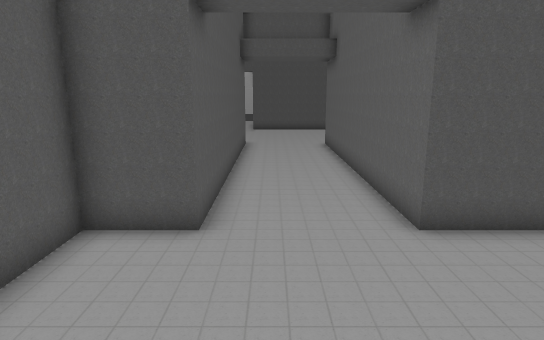
[1] (above)

16 first-person views from a walk through a scene from a Unity 3-D project. The camera is 1.3 m above the floor, tilts 12° down and sees 75° across. The floor is counted in squares, 0.5 m on a side. Each view is taken from the middle of a square. On the plan, view 1 faces up. The plan holds only what a view shows up to about 20 squares ahead; the rest is blank. The place goes on beyond the plan. The player character is not drawn. Some animated figures are not drawn. Door leaves are left out, so doorways stand open.

[2]
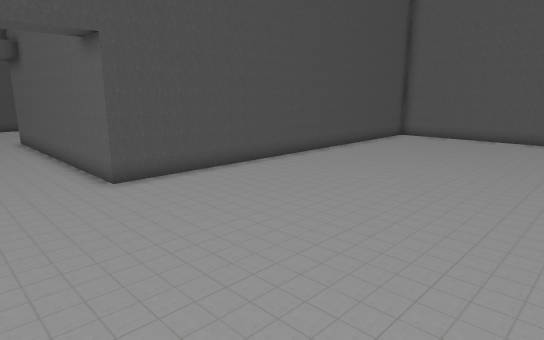

[3]
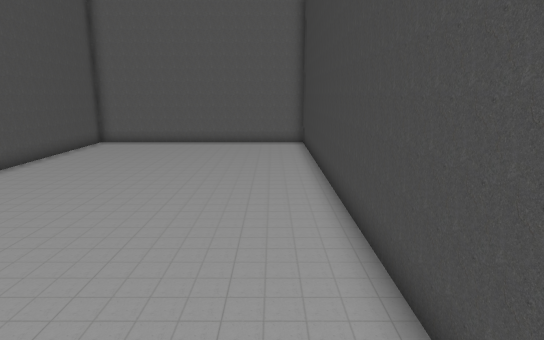

[4]
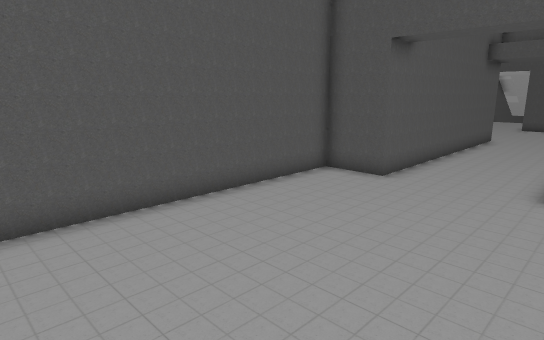

[5]
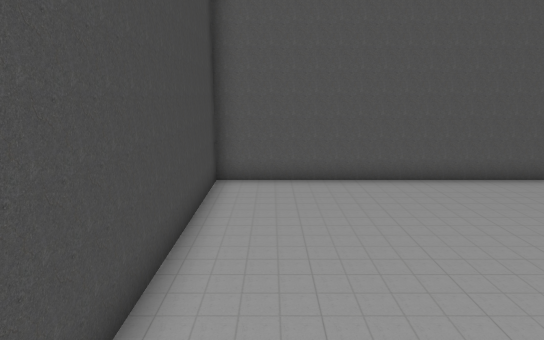

[6]
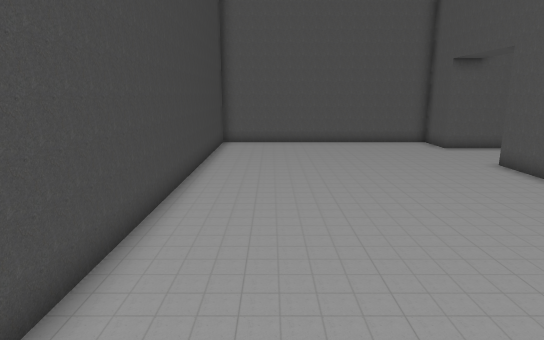

[7]
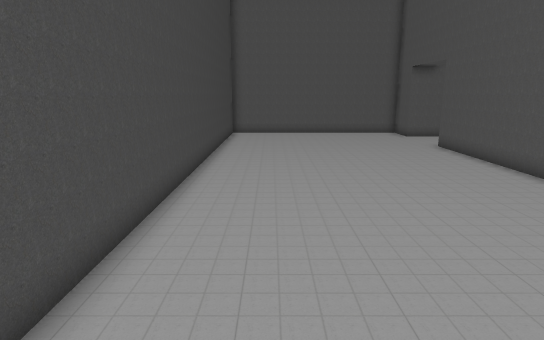

[8]
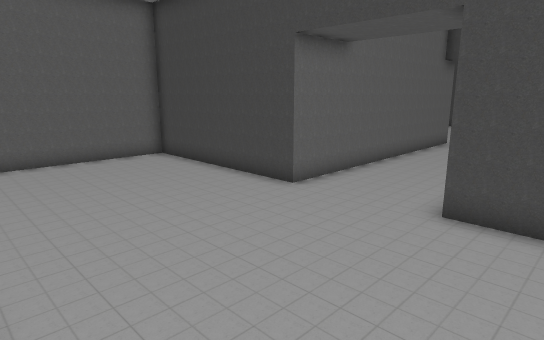

[9]
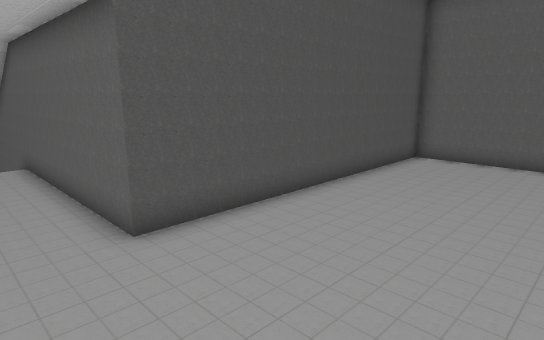

[10]
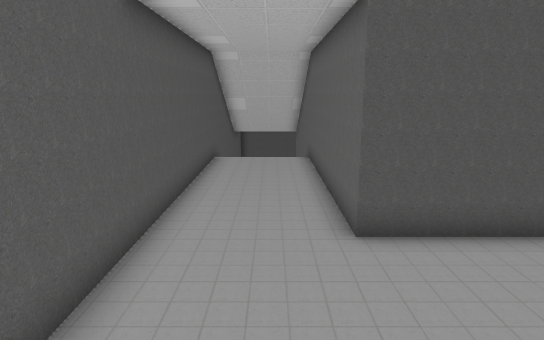

[11]
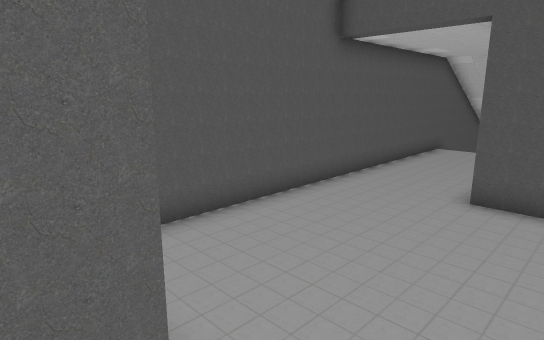

[12]
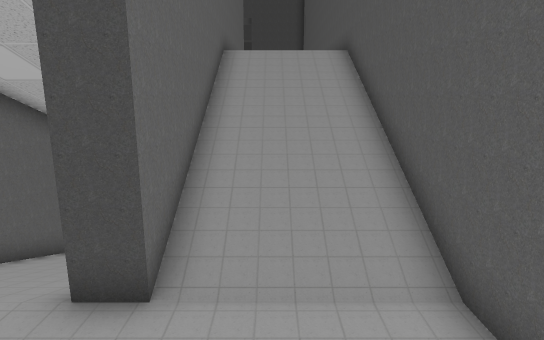

[13]
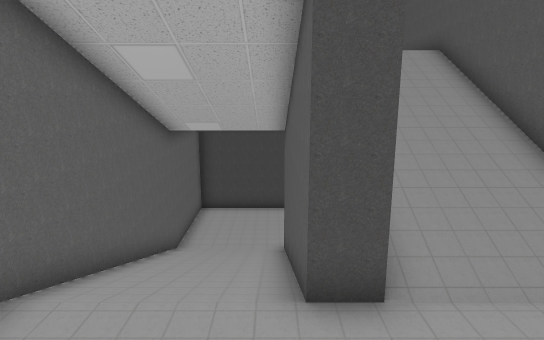

[14]
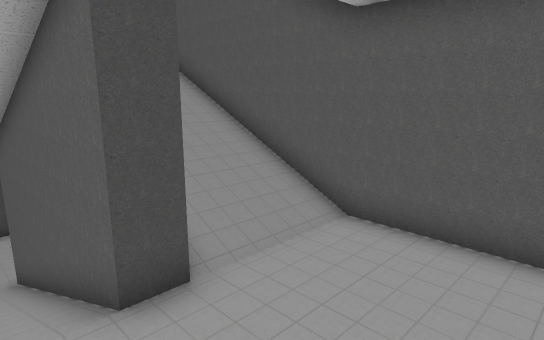

[15]
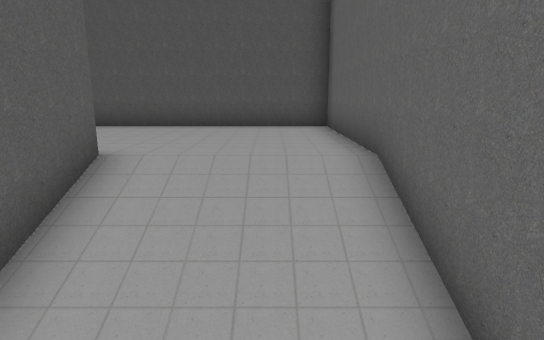

[16]
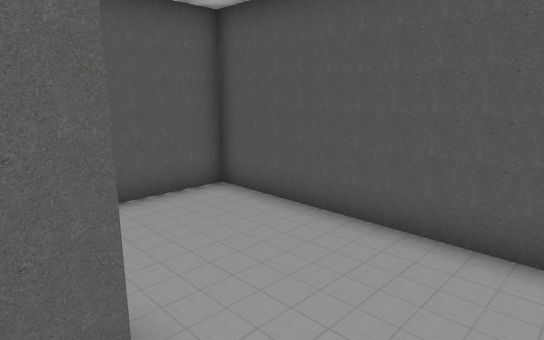

### Floor plan
Key: @ floor where view 1 was taken; # wall or solid block; . main floor; - floor 2 m lower than the main floor; _ floor 3.5 m lower than the main floor; / step, stairs or slope.
Columns run from 5 left of view 1 to 22 right of it. Each row starts with its distance up from view 1.
 49 #########
 48 #-------#
 47 #-------#
 46 #-------#
 45 #-------#
 44 #---##--#
 43 #///##//#
 42 #///##//#
 41 #///##//#
 40 #///##//#
 39 #///##//#
 38 #///##//#
 37 #///##//#
 36 #...##__#
 35 #...____#
 34 #...____#
 33 #...____#
 32 #...____#
 31 #...#####
 30 #...#
 29 #...#
 28 #...#
 27 #...#############
 26 #...............#
 25 #...............#
 24 #...............#
 23 #...............#
 22 #...............#
 21 #...............#
 20  ...............#
 19   ###...#########
 18     #...#
 17     #...#
 16     #...#
 15     #...#
 14     #...#
 13     #...#
 12     #...#
 11     #...#
 10     #...#
  9     #...#
  8     #...#
  7  ####...####################
  6  #.........................#
  5  #.........................#
  4  #.........................#
  3  #.........................#
  2  #.........................#
  1  #.........................#
  0  #...@.....................#
 -1  #.........................#
 -2  #.........................#
 -3  #.........................#
 -4  #.........................#
 -5  ###########################

Positions as (right, up) in squares from view 1, and headings:
1: (0, 0), facing up
2: (-1, -4), facing up-right
3: (2, -3), facing right
4: (4, -4), facing up-left
5: (7, -3), facing left
6: (16, -2), facing left
7: (21, -2), facing left
8: (-4, 27), facing down-right
9: (-4, 21), facing up-right
10: (-3, 21), facing up
11: (1, 18), facing up-left
12: (-3, 48), facing down
13: (0, 48), facing down
14: (1, 48), facing down-left
15: (2, 39), facing up
16: (2, 43), facing up-left
